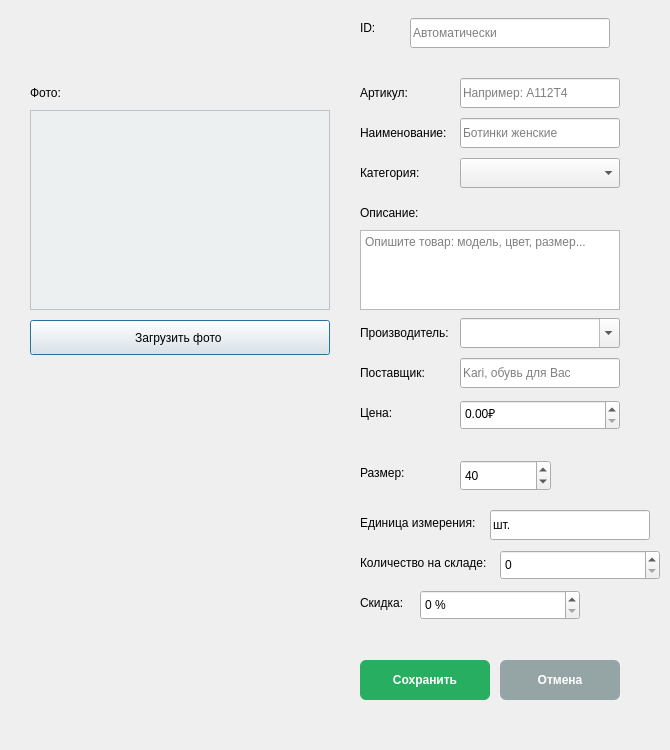
<?xml version="1.0" encoding="UTF-8"?>
<ui version="4.0">
 <class>Dialog</class>
 <widget class="QDialog" name="Dialog">
  <property name="geometry">
   <rect>
    <x>0</x>
    <y>0</y>
    <width>670</width>
    <height>750</height>
   </rect>
  </property>
  <property name="minimumSize">
   <size>
    <width>650</width>
    <height>750</height>
   </size>
  </property>
  <property name="windowTitle">
   <string>Товар</string>
  </property>
  <widget class="QLabel" name="idLabel">
   <property name="geometry">
    <rect>
     <x>360</x>
     <y>20</y>
     <width>4025</width>
     <height>16</height>
    </rect>
   </property>
   <property name="text">
    <string>ID:</string>
   </property>
  </widget>
  <widget class="QLineEdit" name="idLineEdit">
   <property name="geometry">
    <rect>
     <x>410</x>
     <y>18</y>
     <width>200</width>
     <height>30</height>
    </rect>
   </property>
   <property name="toolTip">
    <string>ID товара генерируется автоматически</string>
   </property>
   <property name="readOnly">
    <bool>true</bool>
   </property>
   <property name="placeholderText">
    <string>Автоматически</string>
   </property>
  </widget>
  <widget class="QLabel" name="photoLabel">
   <property name="geometry">
    <rect>
     <x>30</x>
     <y>80</y>
     <width>80</width>
     <height>25</height>
    </rect>
   </property>
   <property name="text">
    <string>Фото:</string>
   </property>
  </widget>
  <widget class="QLabel" name="photoPreview">
   <property name="geometry">
    <rect>
     <x>30</x>
     <y>110</y>
     <width>300</width>
     <height>200</height>
    </rect>
   </property>
   <property name="minimumSize">
    <size>
     <width>300</width>
     <height>200</height>
    </size>
   </property>
   <property name="toolTip">
    <string>Превью фото товара (300×200 пикселей)</string>
   </property>
   <property name="styleSheet">
    <string notr="true">background-color: #ECF0F1; border: 1px solid #BDC3C7;</string>
   </property>
   <property name="frameShape">
    <enum>QFrame::Box</enum>
   </property>
   <property name="text">
    <string/>
   </property>
  </widget>
  <widget class="QPushButton" name="loadPhotoButton">
   <property name="geometry">
    <rect>
     <x>30</x>
     <y>320</y>
     <width>300</width>
     <height>35</height>
    </rect>
   </property>
   <property name="toolTip">
    <string>	Загрузить фото товара (макс. 300×200 пикселей)</string>
   </property>
   <property name="text">
    <string>Загрузить фото </string>
   </property>
  </widget>
  <widget class="QLabel" name="articleLabel">
   <property name="geometry">
    <rect>
     <x>360</x>
     <y>80</y>
     <width>90</width>
     <height>25</height>
    </rect>
   </property>
   <property name="text">
    <string>Артикул:</string>
   </property>
  </widget>
  <widget class="QLineEdit" name="articleLineEdit">
   <property name="geometry">
    <rect>
     <x>460</x>
     <y>78</y>
     <width>160</width>
     <height>30</height>
    </rect>
   </property>
   <property name="toolTip">
    <string>Например: А112Т4</string>
   </property>
   <property name="placeholderText">
    <string>Например: A112T4</string>
   </property>
  </widget>
  <widget class="QLabel" name="nameLabel">
   <property name="geometry">
    <rect>
     <x>360</x>
     <y>120</y>
     <width>130</width>
     <height>25</height>
    </rect>
   </property>
   <property name="text">
    <string>Наименование:</string>
   </property>
  </widget>
  <widget class="QLineEdit" name="nameLineEdit">
   <property name="geometry">
    <rect>
     <x>460</x>
     <y>118</y>
     <width>160</width>
     <height>30</height>
    </rect>
   </property>
   <property name="toolTip">
    <string>Например: Ботинки женские</string>
   </property>
   <property name="placeholderText">
    <string>Ботинки женские</string>
   </property>
  </widget>
  <widget class="QLabel" name="catrgoryLabel">
   <property name="geometry">
    <rect>
     <x>360</x>
     <y>160</y>
     <width>100</width>
     <height>25</height>
    </rect>
   </property>
   <property name="text">
    <string>Категория:</string>
   </property>
  </widget>
  <widget class="QComboBox" name="categoryComboBox">
   <property name="geometry">
    <rect>
     <x>460</x>
     <y>158</y>
     <width>160</width>
     <height>30</height>
    </rect>
   </property>
   <property name="toolTip">
    <string>Выберите категорию товара</string>
   </property>
   <property name="editable">
    <bool>false</bool>
   </property>
  </widget>
  <widget class="QLabel" name="descriptionLabel">
   <property name="geometry">
    <rect>
     <x>360</x>
     <y>200</y>
     <width>90</width>
     <height>25</height>
    </rect>
   </property>
   <property name="text">
    <string>Описание:</string>
   </property>
  </widget>
  <widget class="QTextEdit" name="descriptionTextEdit">
   <property name="geometry">
    <rect>
     <x>360</x>
     <y>230</y>
     <width>260</width>
     <height>80</height>
    </rect>
   </property>
   <property name="toolTip">
    <string>Введите подробное описание товара</string>
   </property>
   <property name="placeholderText">
    <string>Опишите товар: модель, цвет, размер...</string>
   </property>
  </widget>
  <widget class="QLabel" name="manufacturerLabel">
   <property name="geometry">
    <rect>
     <x>360</x>
     <y>320</y>
     <width>130</width>
     <height>25</height>
    </rect>
   </property>
   <property name="text">
    <string>Производитель:</string>
   </property>
  </widget>
  <widget class="QComboBox" name="manufacturerComboBox">
   <property name="geometry">
    <rect>
     <x>460</x>
     <y>318</y>
     <width>160</width>
     <height>30</height>
    </rect>
   </property>
   <property name="toolTip">
    <string>Выберите или введите производителя</string>
   </property>
   <property name="editable">
    <bool>true</bool>
   </property>
  </widget>
  <widget class="QLabel" name="supplierLabel">
   <property name="geometry">
    <rect>
     <x>360</x>
     <y>360</y>
     <width>100</width>
     <height>25</height>
    </rect>
   </property>
   <property name="text">
    <string>Поставщик:</string>
   </property>
  </widget>
  <widget class="QLineEdit" name="supplierLineEdit">
   <property name="geometry">
    <rect>
     <x>460</x>
     <y>358</y>
     <width>160</width>
     <height>30</height>
    </rect>
   </property>
   <property name="toolTip">
    <string>Введите название поставщика</string>
   </property>
   <property name="placeholderText">
    <string>Kari, обувь для Вас</string>
   </property>
  </widget>
  <widget class="QLabel" name="priceLabel">
   <property name="geometry">
    <rect>
     <x>360</x>
     <y>400</y>
     <width>60</width>
     <height>25</height>
    </rect>
   </property>
   <property name="text">
    <string>Цена:</string>
   </property>
  </widget>
  <widget class="QDoubleSpinBox" name="priceSpinBox">
   <property name="geometry">
    <rect>
     <x>460</x>
     <y>400</y>
     <width>160</width>
     <height>30</height>
    </rect>
   </property>
   <property name="toolTip">
    <string>Введите цену товара (не может быть отрицательной)</string>
   </property>
   <property name="suffix">
    <string>₽</string>
   </property>
   <property name="maximum">
    <double>999999.989999999990687</double>
   </property>
  </widget>
  <widget class="QLabel" name="unitLabel">
   <property name="geometry">
    <rect>
     <x>360</x>
     <y>510</y>
     <width>150</width>
     <height>25</height>
    </rect>
   </property>
   <property name="text">
    <string>Единица измерения:</string>
   </property>
  </widget>
  <widget class="QLineEdit" name="unitLineEdit">
   <property name="geometry">
    <rect>
     <x>490</x>
     <y>510</y>
     <width>160</width>
     <height>30</height>
    </rect>
   </property>
   <property name="toolTip">
    <string>Введите единицу измерения (шт., пара)</string>
   </property>
   <property name="text">
    <string>шт.</string>
   </property>
   <property name="placeholderText">
    <string>шт.</string>
   </property>
  </widget>
  <widget class="QLabel" name="stockLabel">
   <property name="geometry">
    <rect>
     <x>360</x>
     <y>550</y>
     <width>160</width>
     <height>25</height>
    </rect>
   </property>
   <property name="text">
    <string>Количество на складе:</string>
   </property>
  </widget>
  <widget class="QSpinBox" name="stockSpinBox">
   <property name="geometry">
    <rect>
     <x>500</x>
     <y>550</y>
     <width>160</width>
     <height>30</height>
    </rect>
   </property>
   <property name="toolTip">
    <string>Введите количество на складе (не может быть отрицательным)</string>
   </property>
   <property name="maximum">
    <number>999999</number>
   </property>
  </widget>
  <widget class="QLabel" name="discountLabel">
   <property name="geometry">
    <rect>
     <x>360</x>
     <y>590</y>
     <width>71</width>
     <height>25</height>
    </rect>
   </property>
   <property name="text">
    <string>Скидка:</string>
   </property>
  </widget>
  <widget class="QSpinBox" name="discountSpinBox">
   <property name="geometry">
    <rect>
     <x>420</x>
     <y>590</y>
     <width>160</width>
     <height>30</height>
    </rect>
   </property>
   <property name="toolTip">
    <string>Введите размер скидки от 0 до 100%</string>
   </property>
   <property name="suffix">
    <string> %</string>
   </property>
   <property name="maximum">
    <number>100</number>
   </property>
  </widget>
  <widget class="QPushButton" name="saveButton">
   <property name="geometry">
    <rect>
     <x>360</x>
     <y>660</y>
     <width>130</width>
     <height>40</height>
    </rect>
   </property>
   <property name="toolTip">
    <string>Сохранить товар в базу данных</string>
   </property>
   <property name="styleSheet">
    <string notr="true">background-color: #27AE60; color: white; border-radius: 6px; font-weight: 600;</string>
   </property>
   <property name="text">
    <string>Сохранить</string>
   </property>
  </widget>
  <widget class="QPushButton" name="cancelButton">
   <property name="geometry">
    <rect>
     <x>500</x>
     <y>660</y>
     <width>120</width>
     <height>40</height>
    </rect>
   </property>
   <property name="toolTip">
    <string>Отменить изменения и закрыть форму</string>
   </property>
   <property name="styleSheet">
    <string notr="true">background-color: #95A5A6; color: white; border-radius: 6px; font-weight: 600;</string>
   </property>
   <property name="text">
    <string>Отмена</string>
   </property>
  </widget>
  <widget class="QLabel" name="sizeLabel">
   <property name="geometry">
    <rect>
     <x>360</x>
     <y>460</y>
     <width>80</width>
     <height>25</height>
    </rect>
   </property>
   <property name="text">
    <string>Размер:</string>
   </property>
  </widget>
  <widget class="QSpinBox" name="sizeSpinBox">
   <property name="geometry">
    <rect>
     <x>460</x>
     <y>460</y>
     <width>91</width>
     <height>31</height>
    </rect>
   </property>
   <property name="minimumSize">
    <size>
     <width>30</width>
     <height>30</height>
    </size>
   </property>
   <property name="minimum">
    <number>30</number>
   </property>
   <property name="maximum">
    <number>50</number>
   </property>
   <property name="value">
    <number>40</number>
   </property>
  </widget>
 </widget>
 <resources/>
 <connections/>
</ui>
